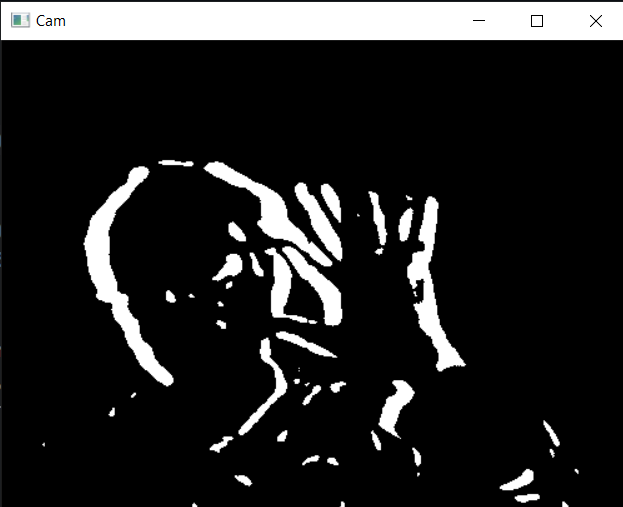
#> input picture Intrusion.png, 623 x 507 px, given in place of the camera
$ python main.py
#> lines starting #> are read from the running program, lines starting #| are printed output that depends on the picture
import threading
import winsound
import time
import cv2
import imutils


cap=cv2.VideoCapture(0,cv2.CAP_DSHOW)
# cap=cv2.VideoCapture(0)

cap.set(cv2.CAP_PROP_FRAME_WIDTH,640)
cap.set(cv2.CAP_PROP_FRAME_HEIGHT,480)

_, start_frame=cap.read()
#> start_frame is the input picture: shape (507, 623, 3); mean B, G, R 35.4, 35.4, 35.4
start_frame=imutils.resize(start_frame,width=500)
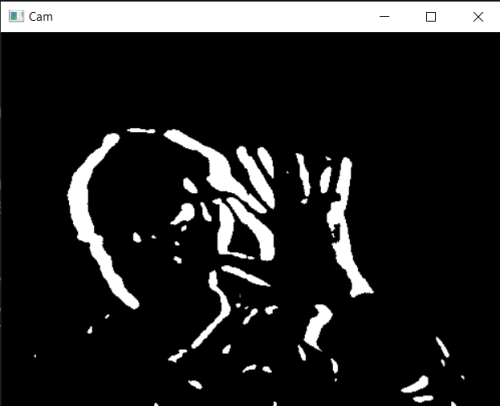
#> start_frame: shape (406, 500, 3); mean B, G, R 35.4, 35.4, 35.4
start_frame=cv2.cvtColor(start_frame,cv2.COLOR_BGR2GRAY)
#> start_frame: shape (406, 500)
start_frame=cv2.GaussianBlur(start_frame,(21,21),0)
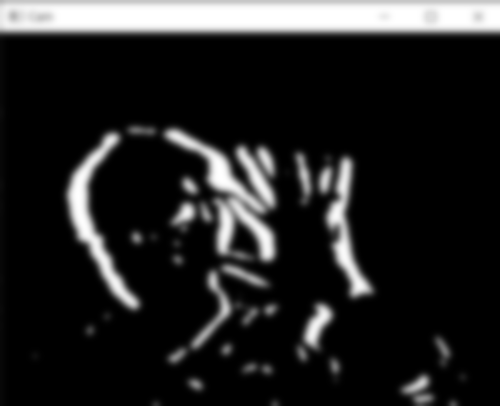
#> start_frame: shape (406, 500); min 0, max 255, mean 35.6

alarm=False
alarm_mode=False
alarm_counter=0


def beep_alarm():
    global alarm
    for _ in range(5):
        if not alarm_mode:
            break
        print("ALARM")
        winsound.Beep(2500,1500)
    alarm=False

while True:

    _,frame=cap.read()
    frame=imutils.resize(frame,width=500)

    if alarm_mode:
        frame_bw=cv2.cvtColor(frame,cv2.COLOR_BGR2GRAY)
        frame_bw=cv2.GaussianBlur(frame_bw,(5,5),0)

        difference=cv2.absdiff(frame_bw,start_frame)
        threshold=cv2.threshold(difference,25,255,cv2.THRESH_BINARY)[1]
        start_frame=frame_bw

        if threshold.sum()>300:
            alarm_counter+=1
        else:
            if alarm_counter>0:
                alarm_counter-=1

        cv2.imshow("Cam",threshold)
    else:
        cv2.imshow("Cam",frame)

    if alarm_counter>10:
        if not alarm:
            alarm=True
            threading.Thread(target=beep_alarm).start()

    key_pressed=cv2.waitKey(30)
#> (key q is pressed here)
    if key_pressed==ord("t"):
        if alarm_mode==False:
            print("Starting in 5 seconds")
            time.sleep(5)
        # print(alarm_mode)
        alarm_mode=not alarm_mode
        alarm_counter=0
    if key_pressed==ord("q"):
        alarm_mode=False
        break

cap.release()
cv2.destroyAllWindows()
